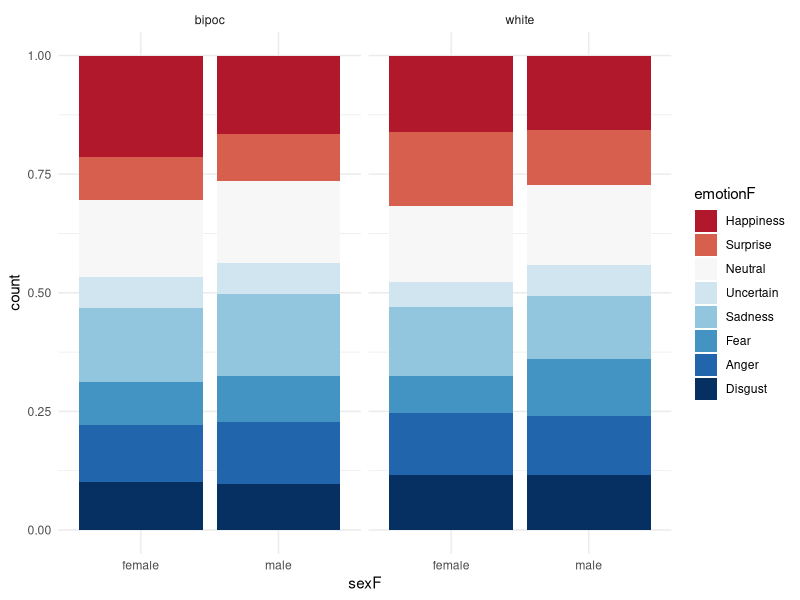
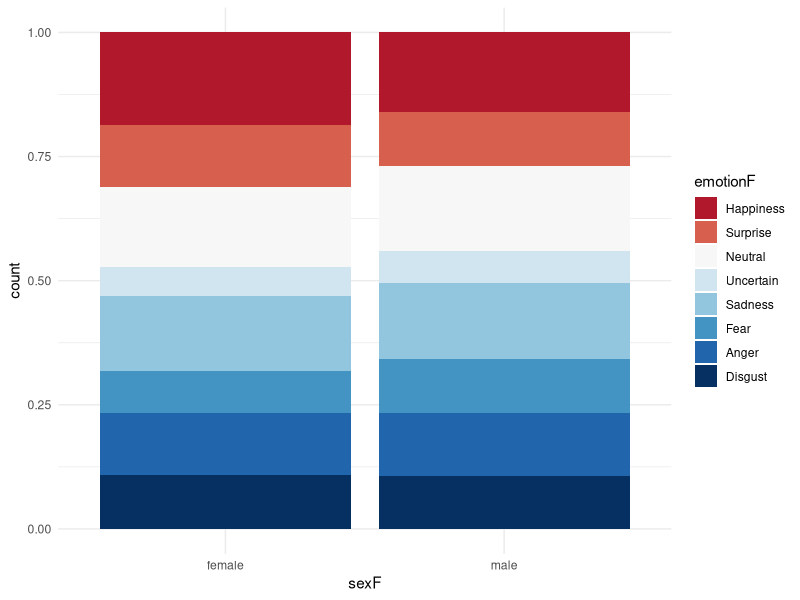
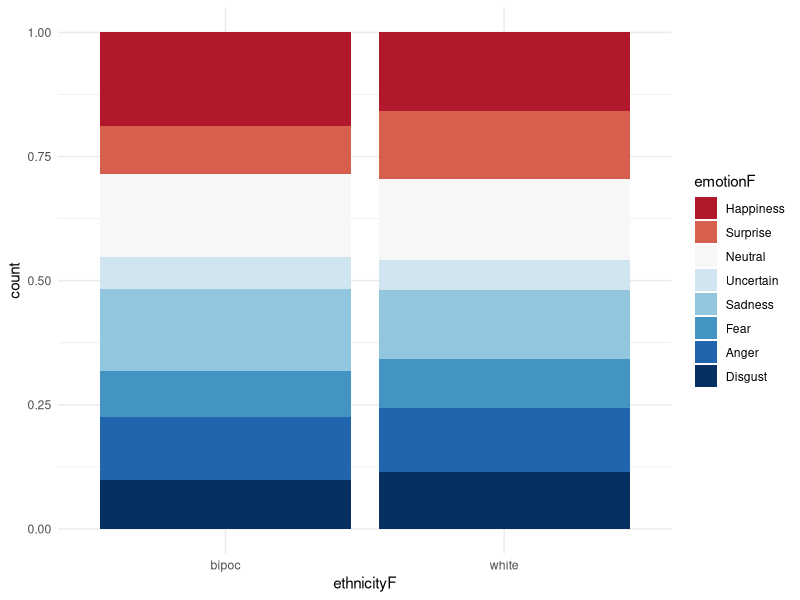

The R source for these figures, in order:
library(tidyverse)
library(ordinal)
library("RColorBrewer")

df_mturk = read_csv("../clean_data_mturk/forced_choice_emotion_mturk_long_format_lmer.csv")

table(df_mturk$emotion)

# drop "Other" to break tie with "Neutral" and keep ordinal variable
df <- subset(df_mturk, emotion!="Other")

table(df$emotion)

#####################################
#####################################

# prepare data for ordinal lmer

#####################################
#####################################

# filter(df, sentimentScore == "-0.4404")

df$emotionF <- factor(df$emotion,
                      order = TRUE, 
                      levels =c('Disgust', 'Anger', 'Fear', 'Sadness', 'Uncertain', 'Neutral', 'Surprise', 'Happiness'))


df$participantIdF <- as.factor(df$participantId)
df$ethnicityF <- as.factor(df$ethnicity)
df$sexF <- as.factor(df$sex)


table(df$participantIdF)
table(df$ethnicityF)
table(df$sexF)

str(df)
df <- na.omit(df)
dim(df)

#####################################
#####################################

# minimal plots 

#####################################
#####################################
# 
# display.brewer.pal(n = 10, name = "RdBu")
# brewer.pal(n = 10, name = "RdBu")
#  "#67001F" "#B2182B" "#D6604D" "#F4A582" "#FDDBC7" "#D1E5F0" "#92C5DE" "#4393C3" "#2166AC" "#053061"

RdBu8Alter <- c("#B2182B", "#D6604D", "#F7F7F7", "#D1E5F0", "#92C5DE", "#4393C3", "#2166AC", "#053061")


## chart for 2-way interaction SEX x ETHNICITY  

df %>% mutate(emotionF = ordered(emotionF, levels=rev(levels(emotionF)))) %>% ggplot( aes(x = sexF, fill = emotionF)) + 
  geom_bar(position = "fill") +
  facet_grid(. ~ethnicityF) + 
  scale_fill_manual(values = RdBu8Alter) + 
  theme_minimal()


## chart for effect of sex

df %>% mutate(emotionF = ordered(emotionF, levels=rev(levels(emotionF)))) %>% ggplot( aes(x = sexF, fill = emotionF)) + 
  geom_bar(position = "fill") +
  scale_fill_manual(values = RdBu8Alter) + 
  theme_minimal()

## chart for effect of ethnicity

df %>% mutate(emotionF = ordered(emotionF, levels=rev(levels(emotionF)))) %>% ggplot( aes(x = ethnicityF, fill = emotionF)) + 
  geom_bar(position = "fill") +
  scale_fill_manual(values = RdBu8Alter) + 
  theme_minimal()


aggregate(x = df$sentimentScore,                # Specify data column
          by = list(df$sex),                    # Specify group indicator
          FUN = mean)                           # Specify function (i.e. mean)

# 1  female -0.1242946
# 2    male -0.1574881

aggregate(x = df$sentimentScore,                # Specify data column
          by = list(df$ethnicity),              # Specify group indicator
          FUN = mean)                           # Specify function (i.e. mean)

# 1   bipoc -0.1374231
# 2   white -0.1441567

#####################################
#####################################

# fit lmer with ordinal approach

#####################################
#####################################

# control= clm2.control(innerCtrl="noWarn")

ord_m1 <- clmm2(
  emotionF ~ 1 + sexC*ethnicityC + (1 + sexC*ethnicityC|participantId), 
  data=df, 
  Hess = TRUE)

ord_m2 <- clm(
  emotionF ~ 1 + sexC*ethnicityC + (1 + sexC*ethnicityC|participantId), 
  data=df, 
  Hess = TRUE)

#######
# summary significant results
summary(ord_m1)
summary(ord_m2)

# sex beta= -0.11451, p-value = 0.001
# indicates that [sex=male] pictures are less likely to be rated in more positive categories

## NOT significant
# ethnicity beta = -0.05571, p-value = 0.12

## NOT significant
# sexC:ethnicityC beta = 0.02341, p-value = 0.74538

#######
# Get odds ratio for coefficients
exp(coef(ord_m1))


#######
## The odds ratio of *emotion* being rated in category j or above (OR(Y>j)) 

######
## sex
logit = coef(ord_m1)[8]

exp(logit) # odds ratio 
plogis(logit) # probbility

# odds ratio of *emotion* being rated in category j or above at photo=male relative to photo=female is 0.8918002 
# probability of *emotion* being rated in category j or above at photo=male relative to photo=female is 0.471403

############
## ethnicity
# 
# logit = coef(ord_m1)[9]
# 
# exp(logit) # odds ratio 
# plogis(logit) # probability


###########
# sex X condition: 
# whether the effect of "sex" for the [photo=white] is reliably different from the same effect for [photo=poc]


# logit = coef(ord_m1)[10]

# exp(logit) # odds ratio 
# plogis(logit) # probability


###############################
###############################
# checking assumptions
##############################
##############################

#######
# Multicolinearity
library(stats)

chisq.test(df$sexF, df$ethnicityF, correct=FALSE)
# X-squared = 0.0052644, df = 1, p-value = 0.9422

##########
#  proportional odds assumption

nominal_test(ord_m2)

# Tests of nominal effects
# 
# formula: emotionF ~ 1 + sexC * ethnicityC + (1 + sexC * ethnicityC | participantId)
#                                        Df logLik   AIC    LRT  Pr(>Chi)    
# <none>                                   -19197 38414                     
# sexC                                   6 -19187 38405 21.009  0.001828 ** 
# ethnicityC                             6 -19165 38362 64.881 4.562e-12 ***
# sexC:ethnicityC                        6 -19180 38391 34.993 4.323e-06 ***


# assumptions are meet for sure
